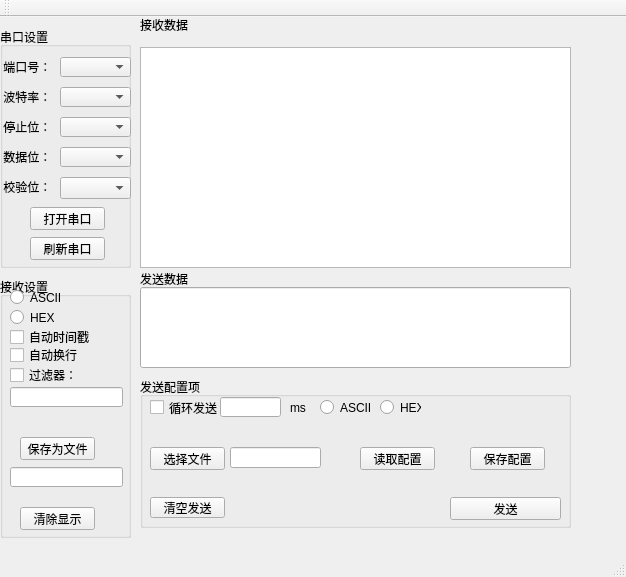
<?xml version="1.0" encoding="UTF-8"?>
<ui version="4.0">
 <class>MainWindow</class>
 <widget class="QMainWindow" name="MainWindow">
  <property name="geometry">
   <rect>
    <x>0</x>
    <y>0</y>
    <width>626</width>
    <height>577</height>
   </rect>
  </property>
  <property name="windowTitle">
   <string>MainWindow</string>
  </property>
  <widget class="QWidget" name="centralWidget">
   <widget class="QLabel" name="label_9">
    <property name="geometry">
     <rect>
      <x>140</x>
      <y>252</y>
      <width>54</width>
      <height>20</height>
     </rect>
    </property>
    <property name="text">
     <string>发送数据</string>
    </property>
   </widget>
   <widget class="QGroupBox" name="groupBox_3">
    <property name="geometry">
     <rect>
      <x>140</x>
      <y>360</y>
      <width>431</width>
      <height>151</height>
     </rect>
    </property>
    <property name="title">
     <string>发送配置项</string>
    </property>
    <widget class="QPushButton" name="pushButton_3">
     <property name="geometry">
      <rect>
       <x>310</x>
       <y>120</y>
       <width>111</width>
       <height>23</height>
      </rect>
     </property>
     <property name="text">
      <string>发送</string>
     </property>
    </widget>
    <widget class="QPushButton" name="pushButton_4">
     <property name="geometry">
      <rect>
       <x>10</x>
       <y>70</y>
       <width>75</width>
       <height>23</height>
      </rect>
     </property>
     <property name="text">
      <string>选择文件</string>
     </property>
    </widget>
    <widget class="QCheckBox" name="checkBox_7">
     <property name="geometry">
      <rect>
       <x>10</x>
       <y>20</y>
       <width>71</width>
       <height>21</height>
      </rect>
     </property>
     <property name="text">
      <string>循环发送：</string>
     </property>
    </widget>
    <widget class="QPushButton" name="pushButton_5">
     <property name="geometry">
      <rect>
       <x>10</x>
       <y>120</y>
       <width>75</width>
       <height>21</height>
      </rect>
     </property>
     <property name="text">
      <string>清空发送</string>
     </property>
    </widget>
    <widget class="QLineEdit" name="lineEdit">
     <property name="geometry">
      <rect>
       <x>90</x>
       <y>70</y>
       <width>91</width>
       <height>21</height>
      </rect>
     </property>
     <property name="text">
      <string/>
     </property>
    </widget>
    <widget class="QRadioButton" name="radioButton_3">
     <property name="geometry">
      <rect>
       <x>180</x>
       <y>20</y>
       <width>51</width>
       <height>21</height>
      </rect>
     </property>
     <property name="text">
      <string>ASCII</string>
     </property>
    </widget>
    <widget class="QRadioButton" name="radioButton_4">
     <property name="geometry">
      <rect>
       <x>240</x>
       <y>20</y>
       <width>41</width>
       <height>21</height>
      </rect>
     </property>
     <property name="text">
      <string>HEX</string>
     </property>
    </widget>
    <widget class="QLabel" name="label_6">
     <property name="geometry">
      <rect>
       <x>150</x>
       <y>20</y>
       <width>21</width>
       <height>21</height>
      </rect>
     </property>
     <property name="text">
      <string>ms</string>
     </property>
    </widget>
    <widget class="QLineEdit" name="lineEdit_3">
     <property name="geometry">
      <rect>
       <x>80</x>
       <y>20</y>
       <width>61</width>
       <height>20</height>
      </rect>
     </property>
    </widget>
    <widget class="QPushButton" name="pushButton_7">
     <property name="geometry">
      <rect>
       <x>330</x>
       <y>70</y>
       <width>75</width>
       <height>23</height>
      </rect>
     </property>
     <property name="text">
      <string>保存配置</string>
     </property>
    </widget>
    <widget class="QPushButton" name="pushButton_8">
     <property name="geometry">
      <rect>
       <x>220</x>
       <y>70</y>
       <width>75</width>
       <height>23</height>
      </rect>
     </property>
     <property name="text">
      <string>读取配置</string>
     </property>
    </widget>
   </widget>
   <widget class="QGroupBox" name="groupBox_2">
    <property name="geometry">
     <rect>
      <x>0</x>
      <y>260</y>
      <width>131</width>
      <height>261</height>
     </rect>
    </property>
    <property name="title">
     <string>接收设置</string>
    </property>
    <widget class="QWidget" name="widget_2" native="true">
     <property name="geometry">
      <rect>
       <x>0</x>
       <y>10</y>
       <width>131</width>
       <height>251</height>
      </rect>
     </property>
     <widget class="QPushButton" name="pushButton_2">
      <property name="geometry">
       <rect>
        <x>20</x>
        <y>220</y>
        <width>75</width>
        <height>23</height>
       </rect>
      </property>
      <property name="text">
       <string>清除显示</string>
      </property>
     </widget>
     <widget class="QCheckBox" name="checkBox_3">
      <property name="geometry">
       <rect>
        <x>10</x>
        <y>40</y>
        <width>81</width>
        <height>20</height>
       </rect>
      </property>
      <property name="text">
       <string>自动时间戳</string>
      </property>
     </widget>
     <widget class="QRadioButton" name="radioButton">
      <property name="geometry">
       <rect>
        <x>10</x>
        <y>0</y>
        <width>89</width>
        <height>21</height>
       </rect>
      </property>
      <property name="text">
       <string>ASCII</string>
      </property>
     </widget>
     <widget class="QRadioButton" name="radioButton_2">
      <property name="geometry">
       <rect>
        <x>10</x>
        <y>20</y>
        <width>89</width>
        <height>21</height>
       </rect>
      </property>
      <property name="text">
       <string>HEX</string>
      </property>
     </widget>
     <widget class="QPushButton" name="pushButton_6">
      <property name="geometry">
       <rect>
        <x>20</x>
        <y>150</y>
        <width>75</width>
        <height>23</height>
       </rect>
      </property>
      <property name="text">
       <string>保存为文件</string>
      </property>
     </widget>
     <widget class="QLineEdit" name="lineEdit_2">
      <property name="geometry">
       <rect>
        <x>10</x>
        <y>180</y>
        <width>113</width>
        <height>20</height>
       </rect>
      </property>
     </widget>
     <widget class="QCheckBox" name="checkBox">
      <property name="geometry">
       <rect>
        <x>10</x>
        <y>60</y>
        <width>71</width>
        <height>16</height>
       </rect>
      </property>
      <property name="text">
       <string>自动换行</string>
      </property>
     </widget>
     <widget class="QLineEdit" name="lineEdit_5">
      <property name="geometry">
       <rect>
        <x>10</x>
        <y>100</y>
        <width>113</width>
        <height>20</height>
       </rect>
      </property>
     </widget>
     <widget class="QCheckBox" name="checkBox_2">
      <property name="geometry">
       <rect>
        <x>10</x>
        <y>80</y>
        <width>71</width>
        <height>16</height>
       </rect>
      </property>
      <property name="text">
       <string>过滤器：</string>
      </property>
     </widget>
    </widget>
   </widget>
   <widget class="QTextEdit" name="textEdit">
    <property name="geometry">
     <rect>
      <x>140</x>
      <y>30</y>
      <width>431</width>
      <height>221</height>
     </rect>
    </property>
   </widget>
   <widget class="QGroupBox" name="groupBox">
    <property name="geometry">
     <rect>
      <x>0</x>
      <y>10</y>
      <width>131</width>
      <height>241</height>
     </rect>
    </property>
    <property name="title">
     <string>串口设置</string>
    </property>
    <widget class="QWidget" name="widget" native="true">
     <property name="geometry">
      <rect>
       <x>0</x>
       <y>10</y>
       <width>131</width>
       <height>231</height>
      </rect>
     </property>
     <widget class="QLabel" name="label">
      <property name="geometry">
       <rect>
        <x>0</x>
        <y>20</y>
        <width>54</width>
        <height>20</height>
       </rect>
      </property>
      <property name="text">
       <string> 端口号：</string>
      </property>
     </widget>
     <widget class="QLabel" name="label_2">
      <property name="geometry">
       <rect>
        <x>0</x>
        <y>50</y>
        <width>54</width>
        <height>20</height>
       </rect>
      </property>
      <property name="text">
       <string> 波特率：</string>
      </property>
     </widget>
     <widget class="QLabel" name="label_3">
      <property name="geometry">
       <rect>
        <x>0</x>
        <y>80</y>
        <width>54</width>
        <height>20</height>
       </rect>
      </property>
      <property name="text">
       <string> 停止位：</string>
      </property>
     </widget>
     <widget class="QLabel" name="label_4">
      <property name="geometry">
       <rect>
        <x>0</x>
        <y>110</y>
        <width>54</width>
        <height>20</height>
       </rect>
      </property>
      <property name="text">
       <string> 数据位：</string>
      </property>
     </widget>
     <widget class="QLabel" name="label_5">
      <property name="geometry">
       <rect>
        <x>0</x>
        <y>140</y>
        <width>54</width>
        <height>20</height>
       </rect>
      </property>
      <property name="text">
       <string> 校验位：</string>
      </property>
     </widget>
     <widget class="QComboBox" name="CboxPortname">
      <property name="geometry">
       <rect>
        <x>60</x>
        <y>20</y>
        <width>71</width>
        <height>20</height>
       </rect>
      </property>
     </widget>
     <widget class="QComboBox" name="CboxBaudrate">
      <property name="geometry">
       <rect>
        <x>60</x>
        <y>50</y>
        <width>71</width>
        <height>20</height>
       </rect>
      </property>
     </widget>
     <widget class="QComboBox" name="CboxStopbits">
      <property name="geometry">
       <rect>
        <x>60</x>
        <y>80</y>
        <width>71</width>
        <height>20</height>
       </rect>
      </property>
     </widget>
     <widget class="QComboBox" name="CboxDatabits">
      <property name="geometry">
       <rect>
        <x>60</x>
        <y>110</y>
        <width>71</width>
        <height>20</height>
       </rect>
      </property>
     </widget>
     <widget class="QComboBox" name="CboxParity">
      <property name="geometry">
       <rect>
        <x>60</x>
        <y>140</y>
        <width>71</width>
        <height>22</height>
       </rect>
      </property>
     </widget>
     <widget class="QPushButton" name="ButtonOpen">
      <property name="geometry">
       <rect>
        <x>30</x>
        <y>170</y>
        <width>75</width>
        <height>23</height>
       </rect>
      </property>
      <property name="text">
       <string>打开串口</string>
      </property>
     </widget>
     <widget class="QPushButton" name="pushButton">
      <property name="geometry">
       <rect>
        <x>30</x>
        <y>200</y>
        <width>75</width>
        <height>23</height>
       </rect>
      </property>
      <property name="text">
       <string>刷新串口</string>
      </property>
     </widget>
    </widget>
   </widget>
   <widget class="QLabel" name="label_8">
    <property name="geometry">
     <rect>
      <x>140</x>
      <y>0</y>
      <width>54</width>
      <height>16</height>
     </rect>
    </property>
    <property name="text">
     <string>接收数据</string>
    </property>
   </widget>
   <widget class="QLineEdit" name="lineEdit_4">
    <property name="geometry">
     <rect>
      <x>140</x>
      <y>270</y>
      <width>431</width>
      <height>81</height>
     </rect>
    </property>
   </widget>
  </widget>
  <widget class="QMenuBar" name="menuBar">
   <property name="geometry">
    <rect>
     <x>0</x>
     <y>0</y>
     <width>626</width>
     <height>23</height>
    </rect>
   </property>
  </widget>
  <widget class="QToolBar" name="mainToolBar">
   <attribute name="toolBarArea">
    <enum>TopToolBarArea</enum>
   </attribute>
   <attribute name="toolBarBreak">
    <bool>false</bool>
   </attribute>
  </widget>
  <widget class="QStatusBar" name="statusBar"/>
 </widget>
 <layoutdefault spacing="6" margin="11"/>
 <resources/>
 <connections/>
</ui>
